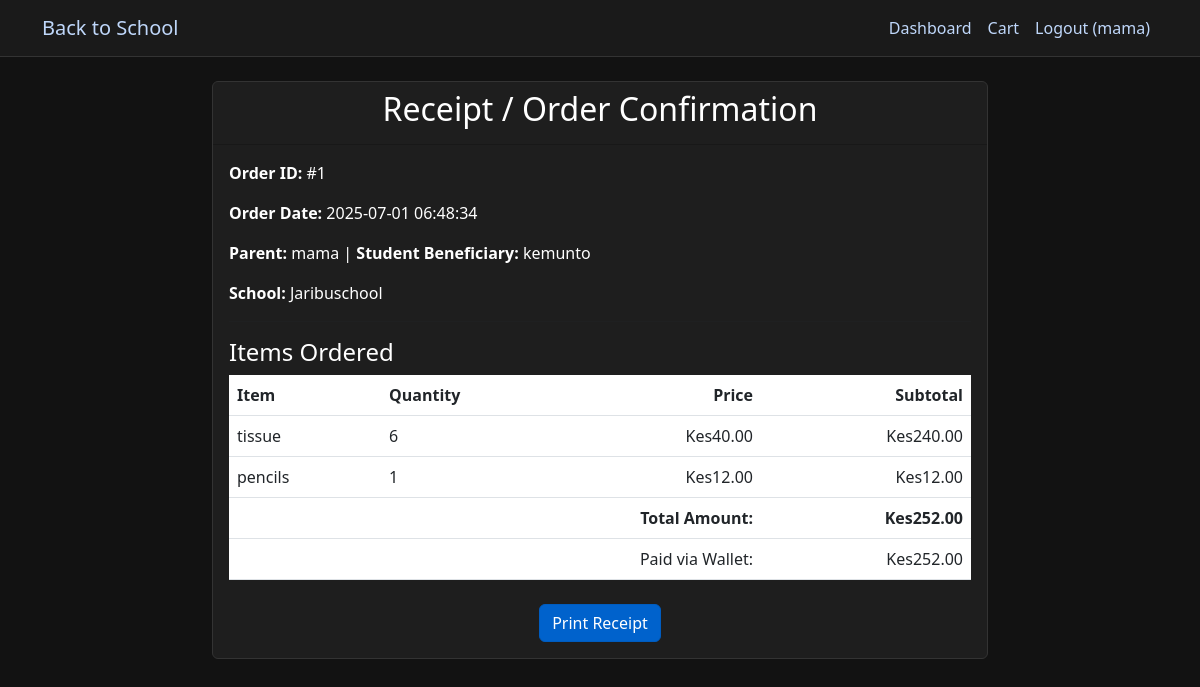
The app's page /order/1/receipt (signed in) with its own data.
### app.py (models this page shows, shortened)
class User(db.Model):
    id = db.Column(db.Integer, primary_key=True)
    username = db.Column(db.String(80), unique=True, nullable=False)
    email = db.Column(db.String(120), unique=True, nullable=False)
    password_hash = db.Column(db.String(128))
    role = db.Column(db.String(20))  # app_admin, parent, student, school_admin, retailer, donor
    is_approved = db.Column(db.Boolean, default=False)
    created_at = db.Column(db.DateTime, default=datetime.utcnow)
    school_id = db.Column(db.Integer, db.ForeignKey('school.id'))
    school = db.relationship('School', backref='users')
    children = db.relationship(
        'User',
        secondary=parent_student_association,
        primaryjoin=(parent_student_association.c.parent_id == id),
        secondaryjoin=(parent_student_association.c.student_id == id),
        backref=db.backref('parents'),
        lazy='dynamic'
    )

class Order(db.Model):
    id = db.Column(db.Integer, primary_key=True)
    user_id = db.Column(db.Integer, db.ForeignKey('user.id'), nullable=False)
    school_id = db.Column(db.Integer, db.ForeignKey('school.id'), nullable=False)
    total_amount = db.Column(db.Float, nullable=False)
    status = db.Column(db.String(20), default='pending')  # pending, paid, processing, shipped, delivered
    payment_method = db.Column(db.String(20))  # wallet, donation, mixed
    donation_used = db.Column(db.Float, default=0.0)  # Amount covered by donations
    created_at = db.Column(db.DateTime, default=datetime.utcnow)
    updated_at = db.Column(db.DateTime, default=datetime.utcnow, onupdate=datetime.utcnow)
    student_id = db.Column(db.Integer, db.ForeignKey('user.id')) # This is the student
    student = db.relationship('User', foreign_keys=[student_id])
    user = db.relationship('User', backref='orders', foreign_keys=[user_id])
    school = db.relationship('School', backref='orders')
    items = db.relationship('OrderItem', backref='order', cascade='all, delete-orphan')
    donations = db.relationship('DonationDistribution', backref='order', foreign_keys=[DonationDistribution.order_id], cascade='all, delete-orphan')

class School(db.Model):
    id = db.Column(db.Integer, primary_key=True)
    name = db.Column(db.String(100), nullable=False)
    address = db.Column(db.String(200))
    is_approved = db.Column(db.Boolean, default=False)
    requirements = db.relationship('SchoolRequirement', backref='school', lazy=True)

class OrderItem(db.Model):
    id = db.Column(db.Integer, primary_key=True)
    order_id = db.Column(db.Integer, db.ForeignKey('order.id'), nullable=False)
    product_id = db.Column(db.Integer, db.ForeignKey('product.id'), nullable=False)
    quantity = db.Column(db.Integer, nullable=False)
    price = db.Column(db.Float, nullable=False)
    status = db.Column(db.String(30), default='Pending')
    product = db.relationship('Product')

class Product(db.Model):
    id = db.Column(db.Integer, primary_key=True)
    retailer_id = db.Column(db.Integer, db.ForeignKey('retailer.id'), nullable=False)
    name = db.Column(db.String(100), nullable=False)
    description = db.Column(db.Text)
    price = db.Column(db.Float, nullable=False)
    original_price = db.Column(db.Float)  # For showing discounts
    quantity = db.Column(db.Integer, default=0)
    category_id = db.Column(db.Integer, db.ForeignKey('product_category.id'), nullable=False)
    category = db.relationship('ProductCategory', backref='products')
    is_featured = db.Column(db.Boolean, default=False)
    created_at = db.Column(db.DateTime, default=datetime.utcnow)
    updated_at = db.Column(db.DateTime, default=datetime.utcnow, onupdate=datetime.utcnow)
    retailer = db.relationship('Retailer', backref='products')

### app.py (the view)
@app.route('/order/<int:order_id>/receipt')
@login_required
def order_receipt(order_id):
    order = Order.query.get_or_404(order_id)
    if order.user_id != session.get('user_id') and session.get('role') != 'app_admin':
        return redirect(url_for('dashboard'))
    return render_template('shop/receipt.html', order=order)

### app.py (called while the page is built)
def login_required(f):
    @wraps(f)
    def decorated_function(*args, **kwargs):
        if 'user_id' not in session:
            flash('Please log in to access this page', 'error')
            return redirect(url_for('login'))
        return f(*args, **kwargs)
    return decorated_function

@app.before_request
def load_logged_in_user():
    user_id = session.get('user_id')
    if user_id is None:
        g.user = None
    else:
        g.user = db.session.get(User, user_id)

@app.context_processor
def inject_user():
    return dict(current_user=g.user)

@app.context_processor
def inject_cart_item_count():
    if 'user_id' not in session or session.get('role') not in ['parent', 'student']:
        return {'cart_item_count': 0}
    cart = Cart.query.filter_by(user_id=session['user_id']).first()
    if not cart:
        return {'cart_item_count': 0}
    count = db.session.query(db.func.sum(CartItem.quantity)).filter_by(cart_id=cart.id).scalar() or 0
    return {'cart_item_count': count}

@app.template_filter('datetime')
def format_datetime(value, format='medium'):
    if format == 'full':
        format = "%Y-%m-%d %H:%M:%S"
    elif format == 'medium':
        format = "%Y-%m-%d %H:%M"
    else:
        format = "%Y-%m-%d"
    return value.strftime(format)

### templates/shop/receipt.html
{% extends "base.html" %}
{% block content %}
<div class="container" style="max-width: 800px;">
    <div class="card">
        <div class="card-header text-center">
            <h2>Receipt / Order Confirmation</h2>
        </div>
        <div class="card-body">
            <p><strong>Order ID:</strong> #{{ order.id }}</p>
            <p><strong>Order Date:</strong> {{ order.created_at|datetime('full') }}</p>
            <p>
                <strong>Parent:</strong> {{ order.user.username }} |
                <strong>Student Beneficiary:</strong> {{ order.student.username if order.student else 'N/A' }}
            </p>
            <p><strong>School:</strong> {{ order.school.name }}</p>
            <hr>
            <h4>Items Ordered</h4>
            <table class="table">
                <thead>
                    <tr>
                        <th>Item</th>
                        <th>Quantity</th>
                        <th class="text-end">Price</th>
                        <th class="text-end">Subtotal</th>
                    </tr>
                </thead>
                <tbody>
                {% for item in order.items %}
                    <tr>
                        <td>{{ item.product.name }}</td>
                        <td>{{ item.quantity }}</td>
                        <td class="text-end">Kes{{ "%.2f"|format(item.price) }}</td>
                        <td class="text-end">Kes{{ "%.2f"|format(item.price * item.quantity) }}</td>
                    </tr>
                {% endfor %}
                </tbody>
                <tfoot>
                    <tr>
                        <td colspan="3" class="text-end"><strong>Total Amount:</strong></td>
                        <td class="text-end"><strong>Kes{{ "%.2f"|format(order.total_amount) }}</strong></td>
                    </tr>
                    <tr>
                        <td colspan="3" class="text-end">Paid via {{ order.payment_method|capitalize }}:</td>
                        <td class="text-end">Kes{{ "%.2f"|format(order.total_amount) }}</td>
                    </tr>
                </tfoot>
            </table>
            <div class="text-center mt-4">
                <button onclick="window.print()" class="btn btn-primary">Print Receipt</button>
            </div>
        </div>
    </div>
</div>
{% endblock %}

### templates/base.html (shortened to what this page needs)
<!DOCTYPE html>
<html lang="en">
<head>
    <link href="https://cdn.jsdelivr.net/npm/bootstrap@5.3.0/dist/css/bootstrap.min.css" rel="stylesheet">
</head>
<body>
<nav class="navbar navbar-expand-lg navbar-dark">
    <div class="container">
        <a class="navbar-brand" href="{{ url_for('home') }}">Back to School</a>
        <div class="collapse navbar-collapse" id="navbarNav">
            <ul class="navbar-nav ms-auto">
                {% if 'user_id' in session %}
                    <li class="nav-item">
                        <a class="nav-link" href="{{ url_for('dashboard') }}">Dashboard</a>
                    </li>
                    {% if session['role'] in ['parent', 'student'] %}
                    <li class="nav-item">
                        <a class="nav-link" href="{{ url_for('cart') }}">
                            Cart
                        </a>
                    </li>
                    {% endif %}
                    <li class="nav-item">
                        {% if current_user %}
                        <a class="nav-link" href="{{ url_for('logout') }}">Logout ({{ current_user.username }})</a>
                        {% else %}
                        <a class="nav-link" href="{{ url_for('logout') }}">Logout</a>
                        {% endif %}
                    </li>
                {% endif %}
            </ul>
        </div>
    </div>
</nav>
    <div class="container mt-4">
        {% block content %}{% endblock %}
    </div>
</body>
</html>

### templates/base.html (style rules this page uses)
body { background-color: #121212; color: #ffffff; }
h1, h2, h3, h4, h5, h6, span, p { color: #ffffff !important; }
a { color:rgb(191, 215, 250) !important; }
.navbar { background-color: #1a1a1a !important; border-bottom: 1px solid #333; }
.card { background-color: #1e1e1e; border: 1px solid #333; }
.btn-primary { background-color: #0062cc; border-color: #005cbf; }
.table { color: #ffffff; }

### records on screen
User: username "mama", user.username "mama"
Order: id "1", created_at "2025-07-01 06:48:34", total_amount "252.00", payment_method "Wallet"
User: student "kemunto"
School: school.name "Jaribuschool"
OrderItem: product.name "tissue", quantity "6", price "40.00", item.price*item.quantity "240.00"
OrderItem: product.name "pencils", quantity "1", price "12.00", item.price*item.quantity "12.00"
